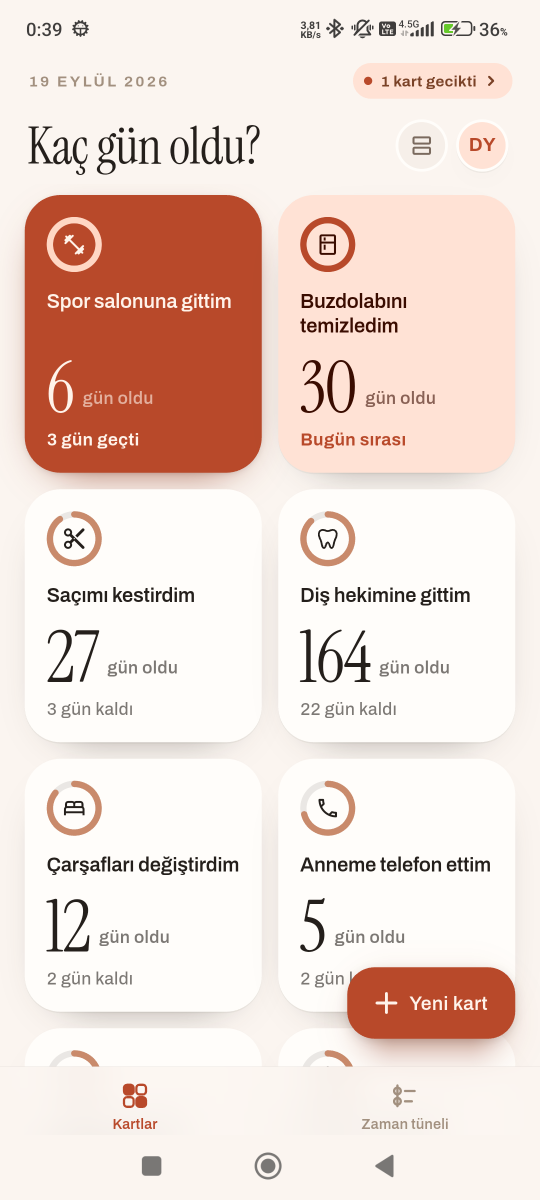
#> input picture store/screenshots/raw/01-kartlar.png, 1080 x 2400 px (shown at 1/2 size); its folder holds only this picture in this run
$ python frame_screenshots.py
#> lines starting #> are read from the running program, lines starting #| are printed output that depends on the picture; after the words box and inside, x2 and y2 are one past the last pixel; in counts of white or black regions, pixels touching at a corner belong together
"""
Turns raw phone screenshots into Play Store screenshots.

Play rejects phone screenshots whose long side is more than twice the short
side - a modern 1080x2400 capture is 2.22:1. This puts each capture, with
rounded corners and a soft shadow, on a 1080x1920 (9:16) card in the app's
gradient, under a one-line caption.

Usage (from the project root):
  1. Put captures in store/screenshots/raw/, named so they sort in order, e.g.
     01-kartlar.png. The caption is taken from store/screenshots/captions.txt
     (one line per file, same order) if present, else from the file name.
  2. python store/frame_screenshots.py
  3. Upload store/screenshots/play/*.png (2 to 8 of them) in Play Console.
"""
import glob
import os

from PIL import Image, ImageDraw, ImageFilter, ImageFont

ROOT = os.path.dirname(os.path.dirname(os.path.abspath(__file__)))
RAW = os.path.join(ROOT, "store", "screenshots", "raw")
OUT = os.path.join(ROOT, "store", "screenshots", "play")
CAPTIONS = os.path.join(ROOT, "store", "screenshots", "captions.txt")
SERIF = os.path.join(ROOT, "assets", "fonts", "InstrumentSerif_400Regular.ttf")

W, H = 1080, 1920
FROM = (0xFF, 0x8A, 0x3D)
TO = (0xF2, 0x2E, 0x62)


def background():
    img = Image.new("RGB", (W, H))
#> img: PIL image 1080x1920 RGB; every value is 0
    px = img.load()
    for y in range(H):
        t = y / (H - 1)
        c = tuple(round(FROM[i] + (TO[i] - FROM[i]) * t) for i in range(3))
        for x in range(W):
            px[x, y] = c
    return img.convert("RGBA")
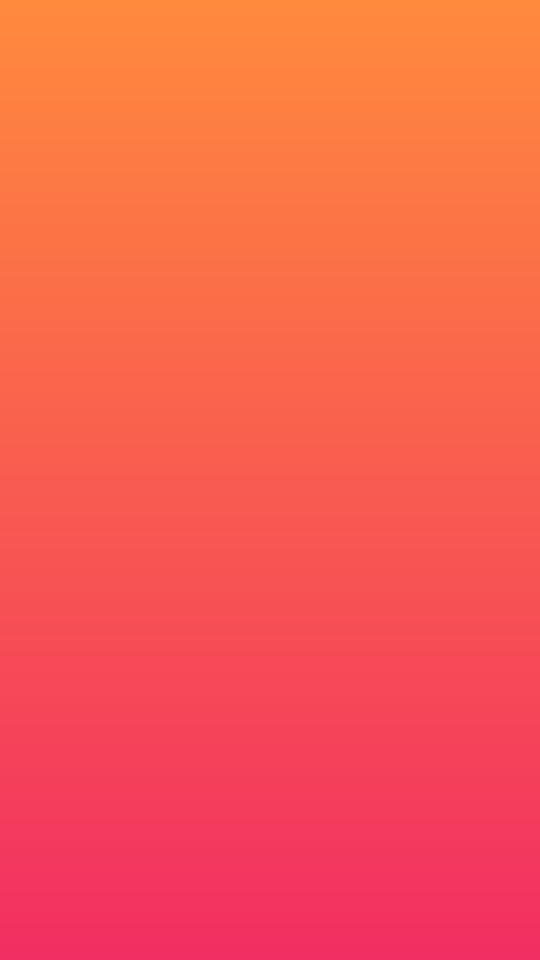
#> returned value: PIL image 1080x1920 RGBA (shown at 1/2 size); mean R, G, B, A 248.5, 92, 79.5, 255


def rounded(img, radius):
    mask = Image.new("L", img.size, 0)
    ImageDraw.Draw(mask).rounded_rectangle((0, 0, *img.size), radius, fill=255)
    out = img.convert("RGBA")
    out.putalpha(mask)
    return out


def frame(path, caption):
    card = background()
    shot = Image.open(path).convert("RGB")
    # Fit the capture into the area under the caption.
    top, bottom, side = 300, 70, 110
    box_w, box_h = W - 2 * side, H - top - bottom
    scale = min(box_w / shot.width, box_h / shot.height)
#> scale = 0.646
    shot = shot.resize((round(shot.width * scale), round(shot.height * scale)), Image.LANCZOS)
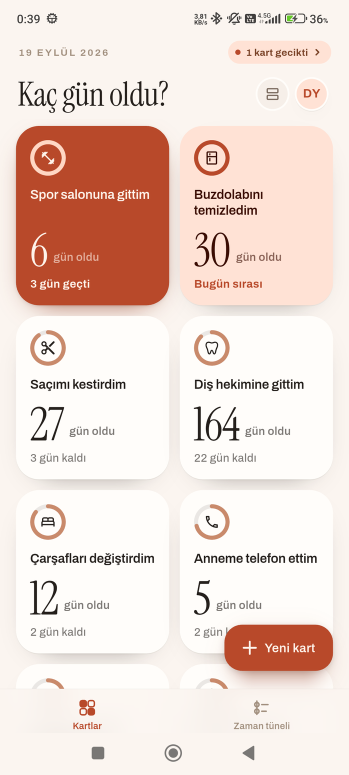
#> shot: PIL image 698x1550 RGB (shown at 1/2 size); mean R, G, B 238.3, 218.4, 210
    shot = rounded(shot, 44)
#> in rounded, `mask = Image.new("L", img.size, 0)`: mask: PIL image 698x1550 L; every value is 0
#> in rounded, `ImageDraw.Draw(mask).rounded_rectangle((0, 0, *img.size), radius, fill..`:
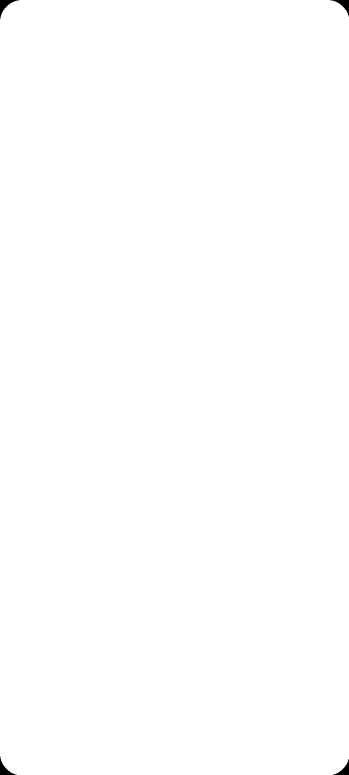
#> mask: PIL image 698x1550 L (shown at 1/2 size); 99.9% white; 4 black regions, box (x1, y1, x2, y2) and area: (0, 0, 38, 38) 427, (661, 0, 698, 33) 389, (0, 1513, 33, 1550) 389, (666, 1518, 698, 1550) 352
    x, y = (W - shot.width) // 2, top + (box_h - shot.height) // 2
#> x = 191; y = 300

    shadow = Image.new("RGBA", card.size, (0, 0, 0, 0))
#> shadow: PIL image 1080x1920 RGBA; every value is 0
    ImageDraw.Draw(shadow).rounded_rectangle(
        (x, y + 24, x + shot.width, y + shot.height + 24), 44, fill=(60, 10, 20, 110)
    )
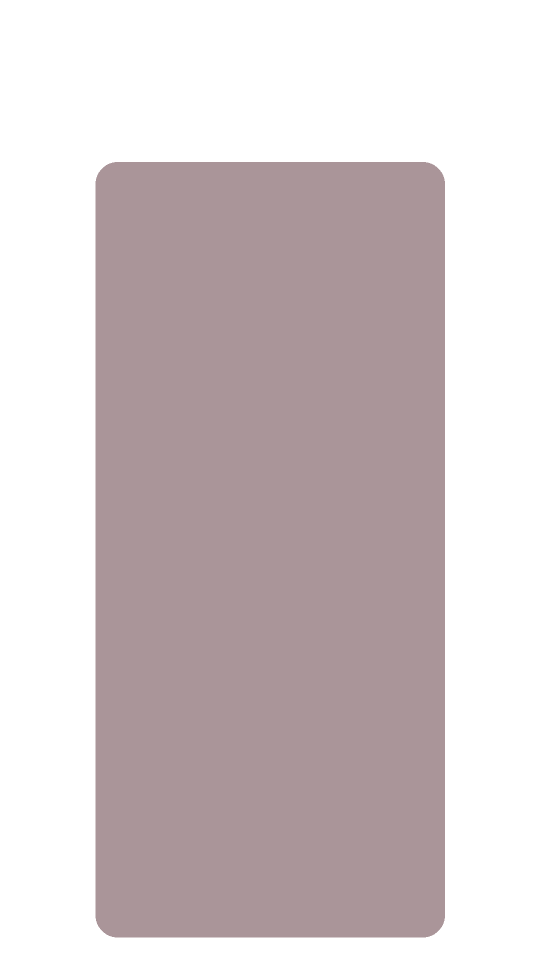
#> shadow: PIL image 1080x1920 RGBA (shown at 1/2 size); mean R, G, B, A 31.3, 5.2, 10.4, 57.4; transparent parts drawn white
    card = Image.alpha_composite(card, shadow.filter(ImageFilter.GaussianBlur(28)))
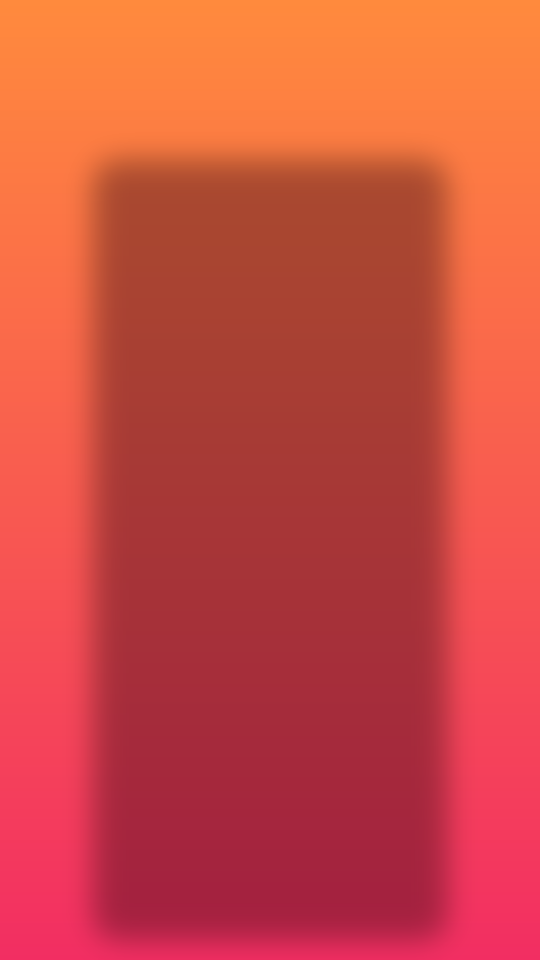
#> card: PIL image 1080x1920 RGBA (shown at 1/2 size); mean R, G, B, A 205.4, 74.9, 65.2, 255
    card.alpha_composite(shot, (x, y))
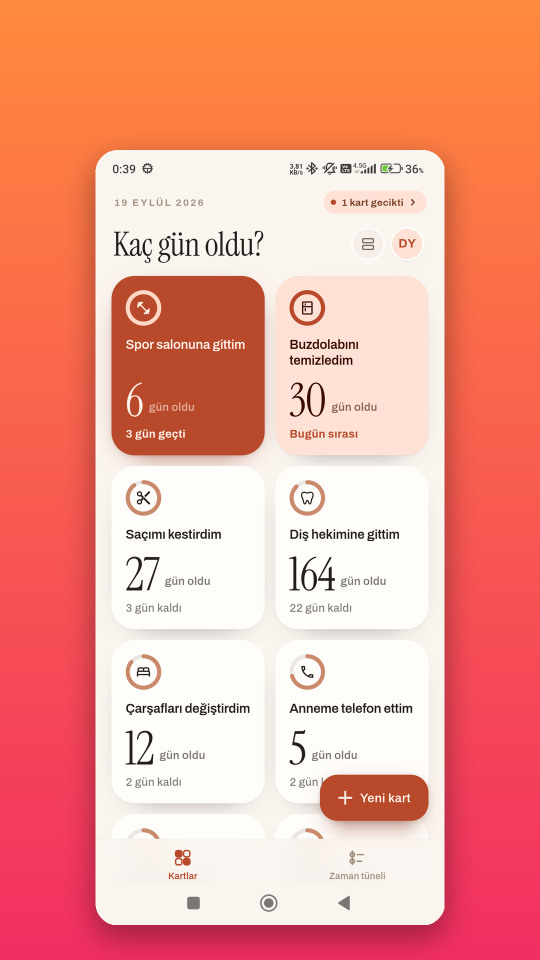
#> card: PIL image 1080x1920 RGBA (shown at 1/2 size); mean R, G, B, A 240.9, 159.9, 145.4, 255

    draw = ImageDraw.Draw(card)
    size = 84
    font = ImageFont.truetype(SERIF, size)
    while draw.textlength(caption, font=font) > W - 120 and size > 48:
        size -= 4
        font = ImageFont.truetype(SERIF, size)
#> this loop made 0 passes
#> after the loop, size = 84
    tw = draw.textlength(caption, font=font)
#> tw = 281.9
    draw.text(((W - tw) / 2, 150 - size / 2), caption, font=font, fill=(255, 255, 255))
    return card.convert("RGB")
#> returned value: PIL image 1080x1920 RGB


def main():
    files = sorted(glob.glob(os.path.join(RAW, "*.png")) + glob.glob(os.path.join(RAW, "*.jpg")))
    if not files:
        raise SystemExit(f"No captures in {RAW}")
    captions = []
    if os.path.exists(CAPTIONS):
        captions = [l.strip() for l in open(CAPTIONS, encoding="utf-8") if l.strip()]
    os.makedirs(OUT, exist_ok=True)
    for i, f in enumerate(files):
        name = os.path.splitext(os.path.basename(f))[0]
        caption = captions[i] if i < len(captions) else name.split("-", 1)[-1].replace("-", " ").capitalize()
        frame(f, caption).save(os.path.join(OUT, f"{i + 1:02d}.png"), optimize=True)
        print("framed", name, "->", f"{i + 1:02d}.png", f"({caption})")


if __name__ == "__main__":
    main()

$ run again, on store/screenshots/raw/05-baslangic.png
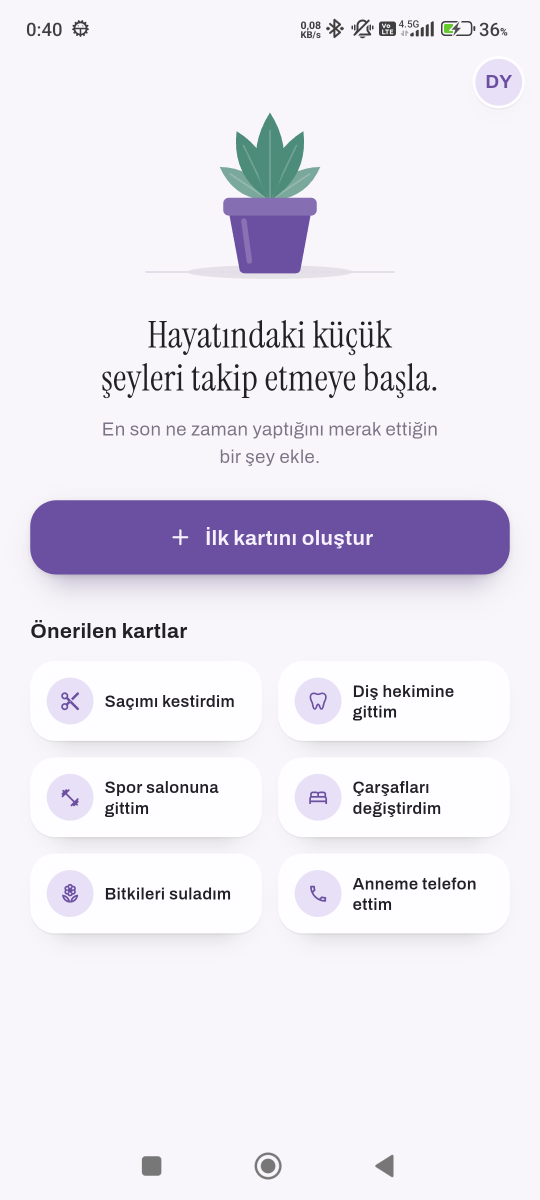
#> input picture store/screenshots/raw/05-baslangic.png, 1080 x 2400 px (shown at 1/2 size)
#> img: PIL image 1080x1920 RGB; every value is 0
#> in frame, `card.alpha_composite(shot, (x, y))`:
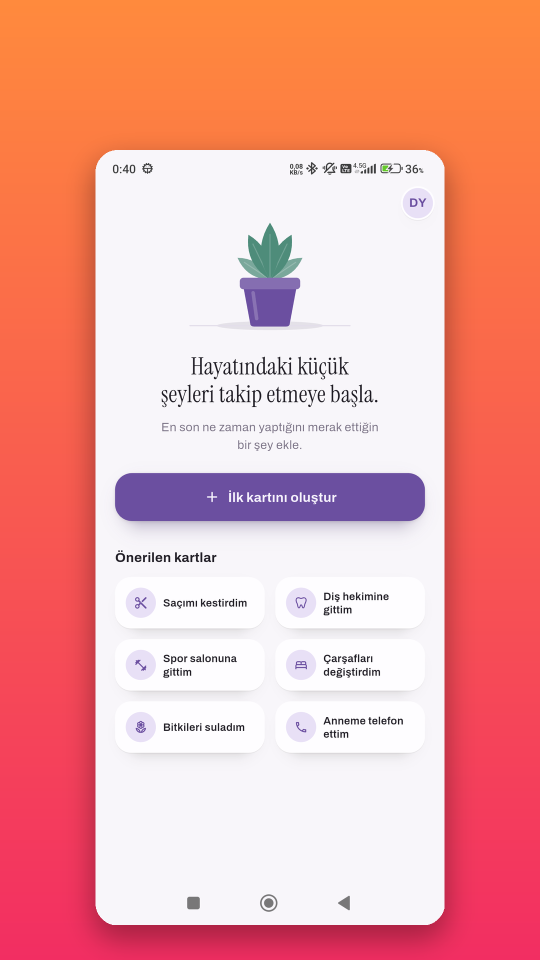
#> card: PIL image 1080x1920 RGBA (shown at 1/2 size); mean R, G, B, A 238.7, 166.3, 160.8, 255
#> after the loop in frame, `while draw.textlength(caption, font=font) > W - 120 and size > 48:`: size = 84
#> tw = 403.8

$ run again, on store/screenshots/raw/02-liste.png
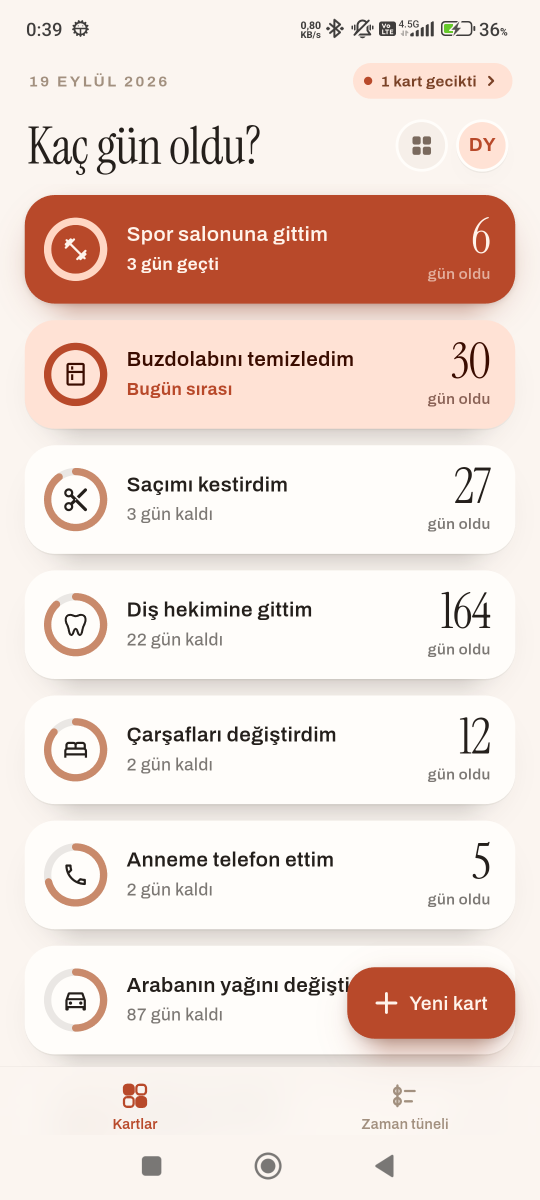
#> input picture store/screenshots/raw/02-liste.png, 1080 x 2400 px (shown at 1/2 size)
#> img: PIL image 1080x1920 RGB; every value is 0
#> in frame, `shot = shot.resize((round(shot.width * scale), round(shot.height * sca..`:
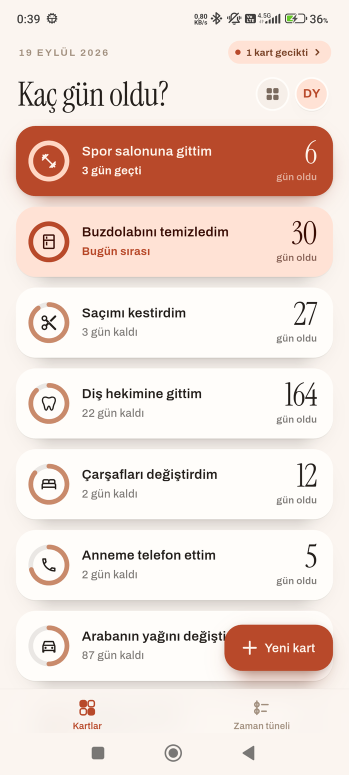
#> shot: PIL image 698x1550 RGB (shown at 1/2 size); mean R, G, B 238.3, 220.7, 212.9
#> in frame, `card.alpha_composite(shot, (x, y))`:
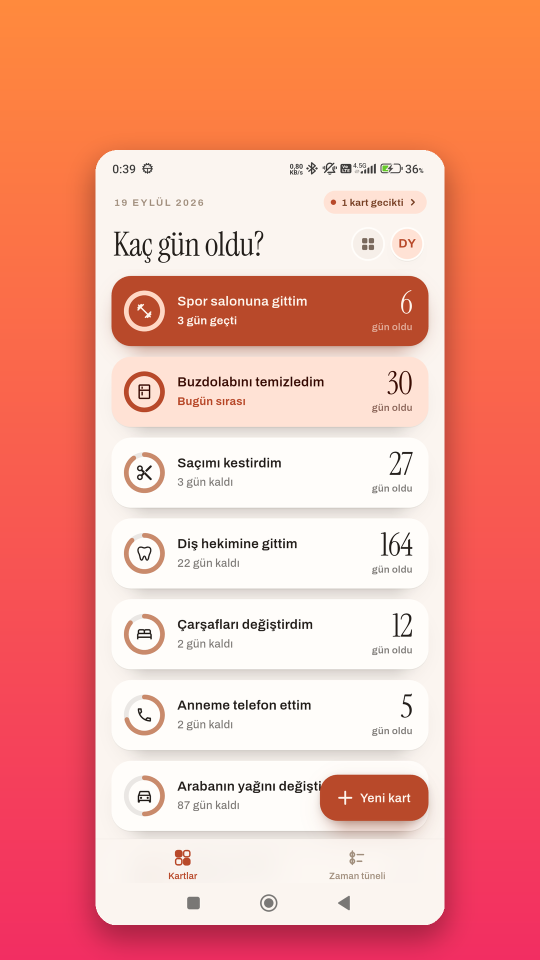
#> card: PIL image 1080x1920 RGBA (shown at 1/2 size); mean R, G, B, A 240.9, 161.1, 146.9, 255
#> after the loop in frame, `while draw.textlength(caption, font=font) > W - 120 and size > 48:`: size = 84
#> tw = 198.5
